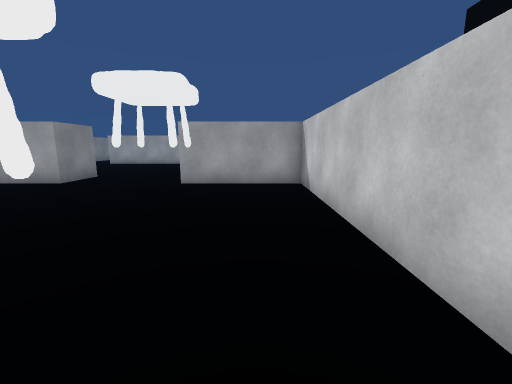
View 1 (above)

24 first-person views from a walk through a Unity game level. The camera is 1.2 m above the floor, tilts 10° down and sees 90° across. The floor is counted in squares, 1 m on a side. Each view is taken from the middle of a square. On the plan, view 1 faces up. The plan holds only what a view shows up to about 12 squares ahead; the rest is blank. The place goes on beyond the plan. The player is left out. Some animated figures are not drawn.

View 2
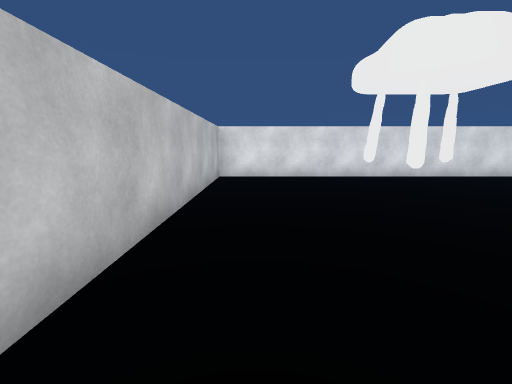

View 3
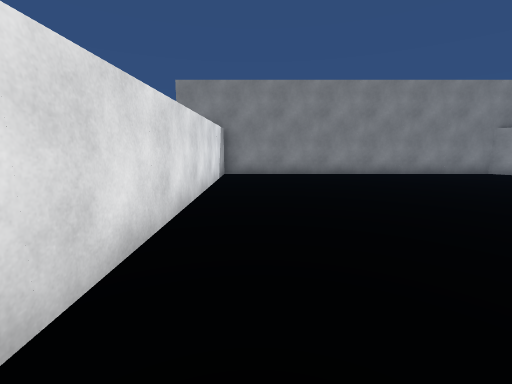

View 4
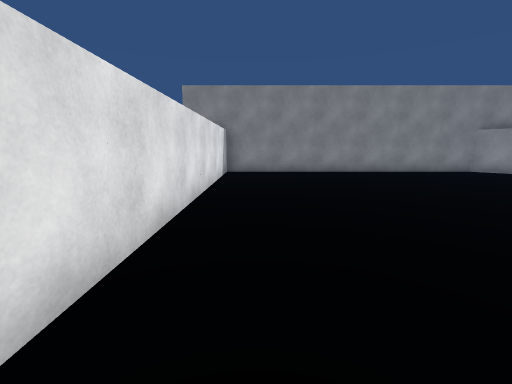

View 5
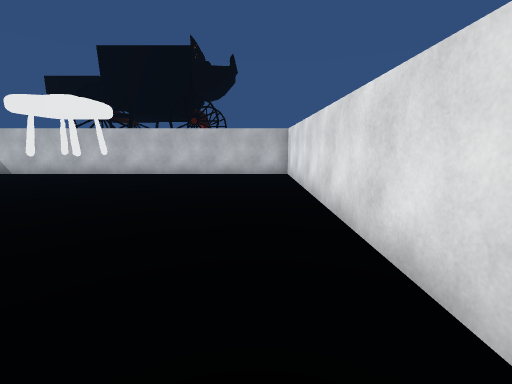

View 6
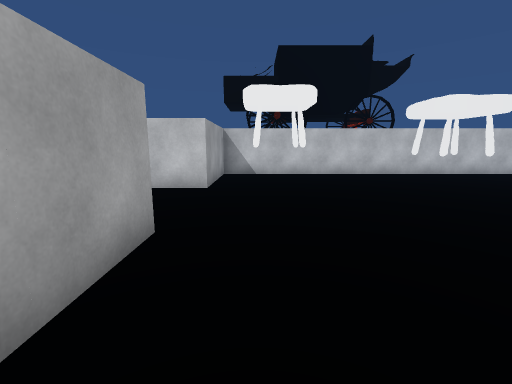

View 7
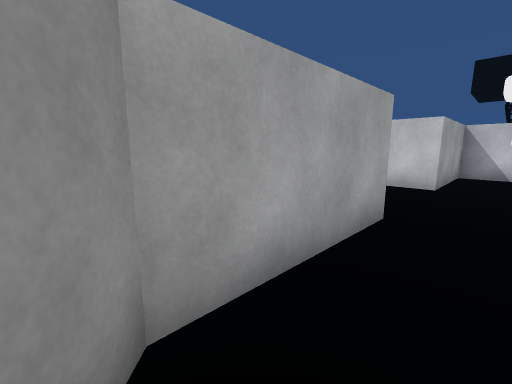

View 8
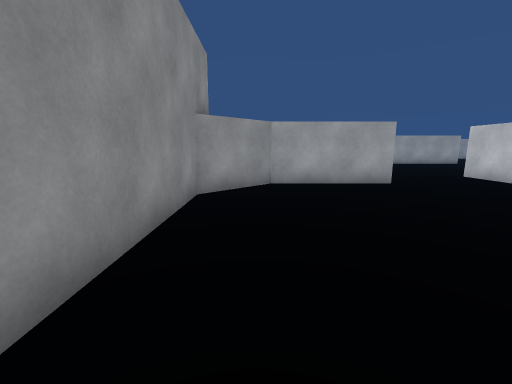

View 9
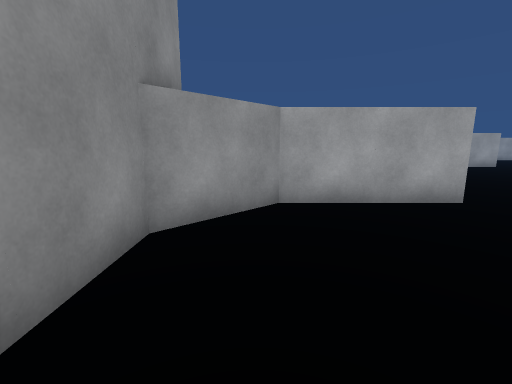

View 10
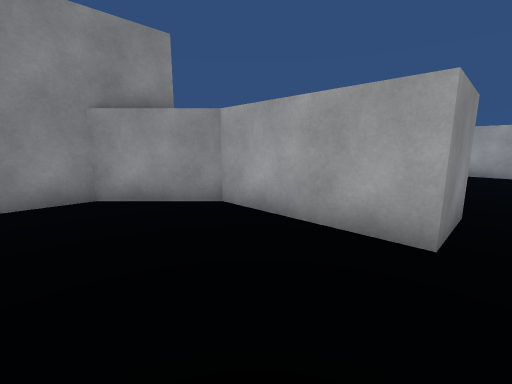

View 11
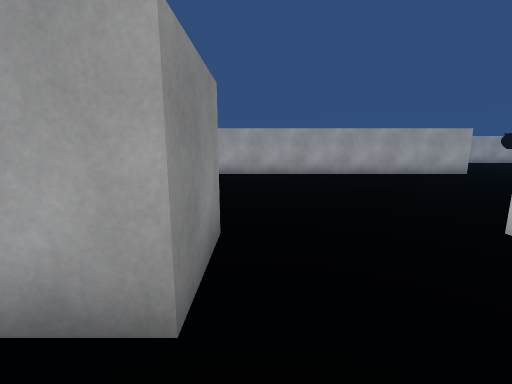

View 12
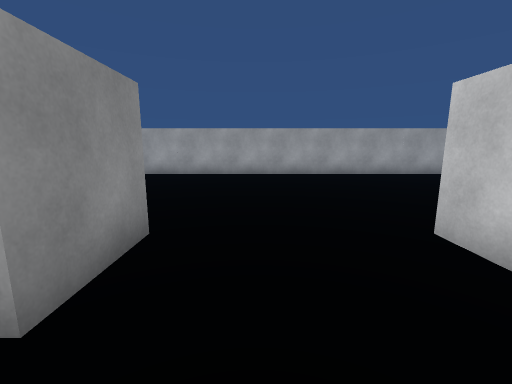

View 13
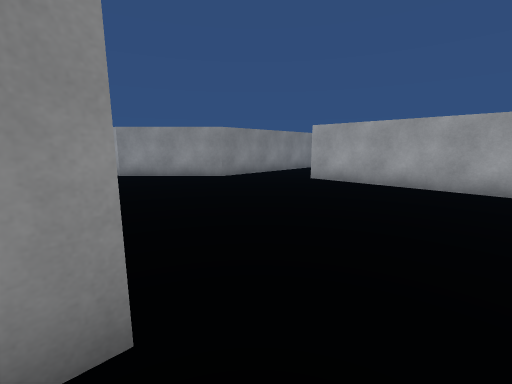

View 14
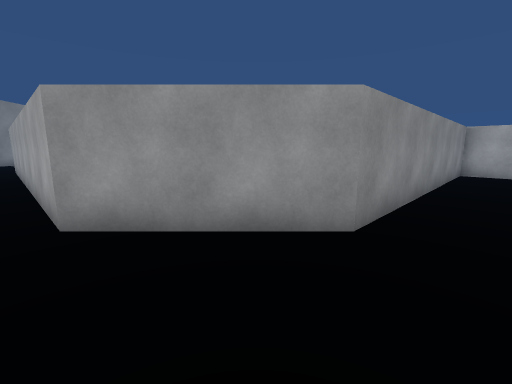

View 15
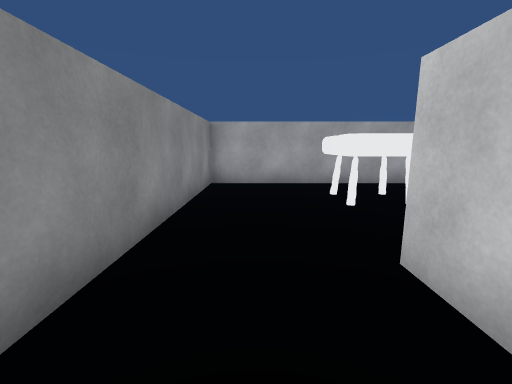

View 16
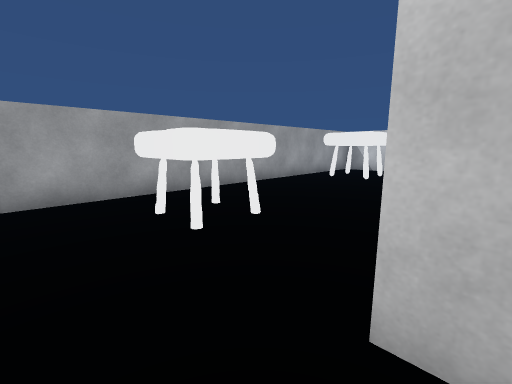

View 17
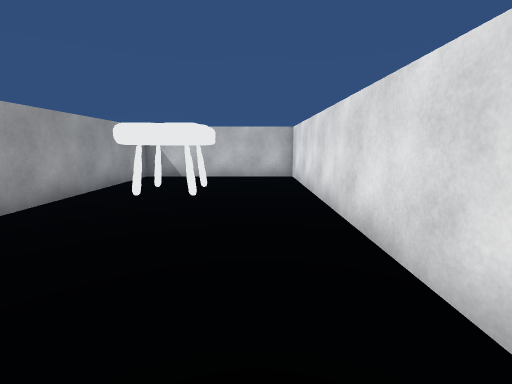

View 18
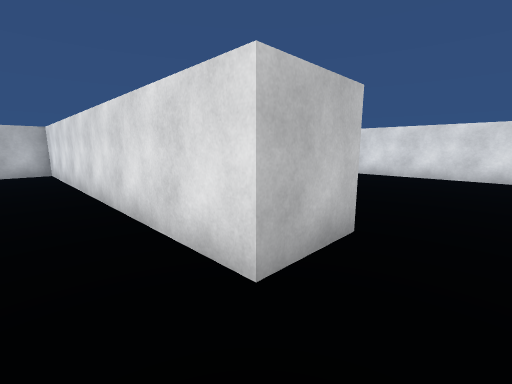

View 19
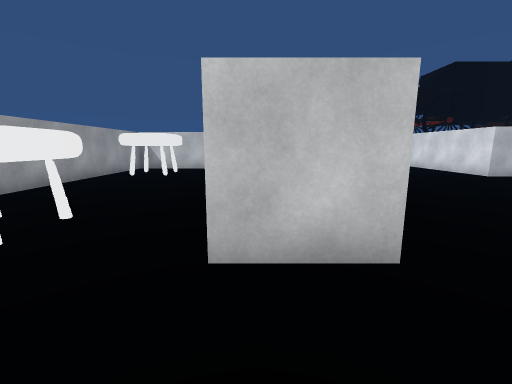

View 20
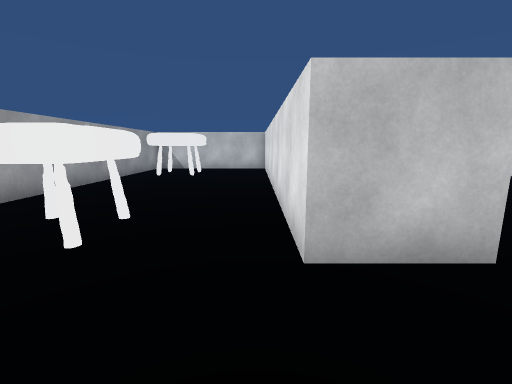

View 21
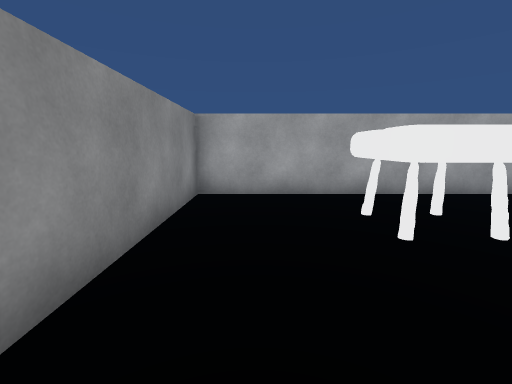

View 22
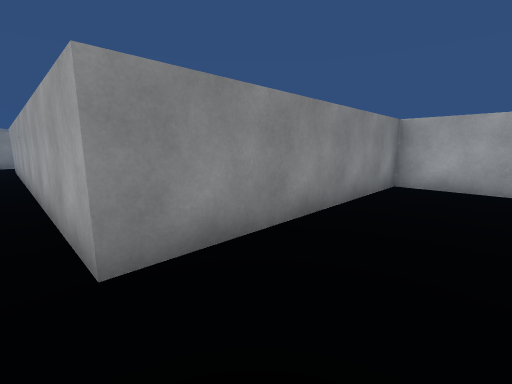

View 23
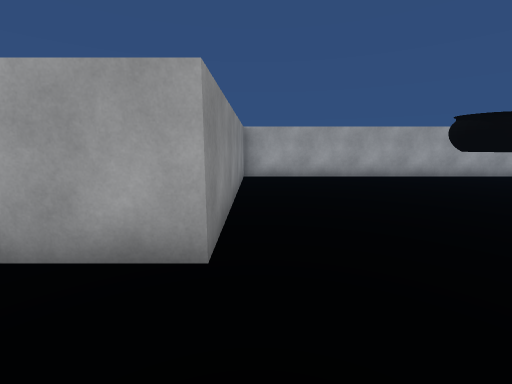

View 24
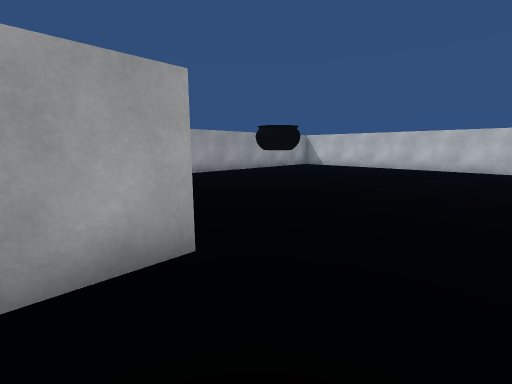

### Floor plan
Points are (right, up) in squares from view 1. A wall is a line through its corners. A room is listed if a view was taken in it or the views show most of it. See-through windows are left out.
Room 1 (views 1, 2, 3, 4, 5, 6, 7, 8, 9, 10, 11, 12, 13)
walls: (-6.5, 10.5) (-6.5, 8.4) (-10.5, 8.4) (-12.5, 6.4) (-12.5, -5.4) (1.5, -5.4) (1.5, 8.4) (-2.5, 8.4) (-2.5, 10.4)
objects: other object (-3, 1) to (-2, 2); other object (-3, 6) to (-2, 7)
Room 2 (views 14, 15, 16, 17, 18, 19, 20, 21, 22, 23, 24)
walls: (-2.5, 10.4) (-0.8, 10.4); (17.5, 16) (17.5, 17.9); (-12.1, 10.4) (-7, 10.4); (14.5, 26.5) (3.5, 26.5) (3.5, 18.5) (-10.5, 18.5) (-10.5, 20.5) (1.5, 20.5) (1.5, 26.5) (-13.5, 26.5) (-13.5, 16.5) (-15.1, 14.9)
objects: other object (-10, 23) to (-9, 25); other object (-4, 23) to (-2, 25); other object (9, 22) to (11, 23)

Where each view was taken, in squares from view 1:
view 1: 0 up, 0 right, facing up
view 2: 5 up, 0 right, facing down
view 3: 4 down, 1 left, facing left
view 4: 4 down, 0 right, facing left
view 5: 4 down, 10 left, facing right
view 6: 7 up, 10 left, facing right
view 7: 7 up, 11 left, facing up-right
view 8: 0 up, 11 left, facing up
view 9: 3 up, 11 left, facing up
view 10: 5 up, 6 left, facing up-left
view 11: 7 up, 6 left, facing up
view 12: 7 up, 5 left, facing up
view 13: 10 up, 5 left, facing up-left
view 14: 13 up, 12 left, facing up-left
view 15: 18 up, 12 left, facing up
view 16: 20 up, 12 left, facing up-right
view 17: 22 up, 9 left, facing right
view 18: 22 up, 12 left, facing down-right
view 19: 20 up, 13 left, facing right
view 20: 21 up, 13 left, facing right
view 21: 20 up, 12 left, facing up
view 22: 18 up, 6 right, facing up-left
view 23: 16 up, 4 right, facing up
view 24: 16 up, 2 right, facing up-right
